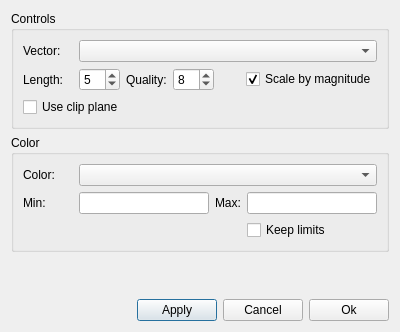
<ui version="4.0" >
 <class>vectorDialog</class>
 <widget class="QDialog" name="vectorDialog" >
  <property name="geometry" >
   <rect>
    <x>0</x>
    <y>0</y>
    <width>397</width>
    <height>332</height>
   </rect>
  </property>
  <property name="windowTitle" >
   <string>Vectors</string>
  </property>
  <property name="windowIcon" >
   <iconset resource="../ElmerGUI.qrc" >:/icons/Mesh3D.png</iconset>
  </property>
  <layout class="QVBoxLayout" >
   <item>
    <widget class="QGroupBox" name="controlsGroup" >
     <property name="title" >
      <string>Controls</string>
     </property>
     <layout class="QVBoxLayout" >
      <item>
       <layout class="QHBoxLayout" >
        <item>
         <widget class="QLabel" name="vectorLabel" >
          <property name="minimumSize" >
           <size>
            <width>50</width>
            <height>0</height>
           </size>
          </property>
          <property name="maximumSize" >
           <size>
            <width>50</width>
            <height>16777215</height>
           </size>
          </property>
          <property name="text" >
           <string>Vector:</string>
          </property>
         </widget>
        </item>
        <item>
         <widget class="QComboBox" name="vectorCombo" >
          <property name="minimumSize" >
           <size>
            <width>280</width>
            <height>0</height>
           </size>
          </property>
          <property name="maximumSize" >
           <size>
            <width>16777215</width>
            <height>24</height>
           </size>
          </property>
         </widget>
        </item>
       </layout>
      </item>
      <item>
       <layout class="QHBoxLayout" >
        <item>
         <widget class="QLabel" name="scaleLabel" >
          <property name="minimumSize" >
           <size>
            <width>50</width>
            <height>0</height>
           </size>
          </property>
          <property name="maximumSize" >
           <size>
            <width>50</width>
            <height>16777215</height>
           </size>
          </property>
          <property name="text" >
           <string>Length:</string>
          </property>
         </widget>
        </item>
        <item>
         <widget class="QSpinBox" name="scaleSpin" >
          <property name="minimum" >
           <number>1</number>
          </property>
          <property name="singleStep" >
           <number>1</number>
          </property>
          <property name="value" >
           <number>5</number>
          </property>
         </widget>
        </item>
        <item>
         <widget class="QLabel" name="qualityLabel" >
          <property name="text" >
           <string>Quality:</string>
          </property>
         </widget>
        </item>
        <item>
         <widget class="QSpinBox" name="qualitySpin" >
          <property name="minimum" >
           <number>2</number>
          </property>
          <property name="value" >
           <number>8</number>
          </property>
         </widget>
        </item>
        <item>
         <spacer>
          <property name="orientation" >
           <enum>Qt::Horizontal</enum>
          </property>
          <property name="sizeHint" >
           <size>
            <width>40</width>
            <height>20</height>
           </size>
          </property>
         </spacer>
        </item>
        <item>
         <widget class="QCheckBox" name="scaleByMagnitude" >
          <property name="text" >
           <string>Scale by magnitude</string>
          </property>
          <property name="checked" >
           <bool>true</bool>
          </property>
         </widget>
        </item>
       </layout>
      </item>
      <item>
       <layout class="QHBoxLayout" >
        <item>
         <widget class="QCheckBox" name="useClip" >
          <property name="text" >
           <string>Use clip plane</string>
          </property>
         </widget>
        </item>
        <item>
         <spacer>
          <property name="orientation" >
           <enum>Qt::Horizontal</enum>
          </property>
          <property name="sizeHint" >
           <size>
            <width>40</width>
            <height>20</height>
           </size>
          </property>
         </spacer>
        </item>
       </layout>
      </item>
     </layout>
    </widget>
   </item>
   <item>
    <widget class="QGroupBox" name="colorGroup" >
     <property name="title" >
      <string>Color</string>
     </property>
     <layout class="QVBoxLayout" >
      <item>
       <layout class="QHBoxLayout" >
        <item>
         <widget class="QLabel" name="lengthLabel" >
          <property name="minimumSize" >
           <size>
            <width>50</width>
            <height>0</height>
           </size>
          </property>
          <property name="maximumSize" >
           <size>
            <width>50</width>
            <height>16777215</height>
           </size>
          </property>
          <property name="text" >
           <string>Color:</string>
          </property>
         </widget>
        </item>
        <item>
         <widget class="QComboBox" name="colorCombo" >
          <property name="minimumSize" >
           <size>
            <width>280</width>
            <height>0</height>
           </size>
          </property>
          <property name="maximumSize" >
           <size>
            <width>16777215</width>
            <height>24</height>
           </size>
          </property>
         </widget>
        </item>
       </layout>
      </item>
      <item>
       <layout class="QGridLayout" >
        <item row="0" column="0" >
         <widget class="QLabel" name="minLabel" >
          <property name="minimumSize" >
           <size>
            <width>50</width>
            <height>0</height>
           </size>
          </property>
          <property name="text" >
           <string>Min:</string>
          </property>
         </widget>
        </item>
        <item row="0" column="1" >
         <widget class="QLineEdit" name="minVal" >
          <property name="maximumSize" >
           <size>
            <width>16777215</width>
            <height>24</height>
           </size>
          </property>
         </widget>
        </item>
        <item row="0" column="2" >
         <widget class="QLabel" name="maxLabel" >
          <property name="text" >
           <string>Max:</string>
          </property>
         </widget>
        </item>
        <item row="0" column="3" >
         <widget class="QLineEdit" name="maxVal" >
          <property name="maximumSize" >
           <size>
            <width>16777215</width>
            <height>24</height>
           </size>
          </property>
         </widget>
        </item>
        <item row="1" column="3" >
         <widget class="QCheckBox" name="keepLimits" >
          <property name="text" >
           <string>Keep limits</string>
          </property>
         </widget>
        </item>
       </layout>
      </item>
     </layout>
    </widget>
   </item>
   <item>
    <spacer>
     <property name="orientation" >
      <enum>Qt::Vertical</enum>
     </property>
     <property name="sizeHint" >
      <size>
       <width>378</width>
       <height>16</height>
      </size>
     </property>
    </spacer>
   </item>
   <item>
    <layout class="QHBoxLayout" >
     <item>
      <spacer>
       <property name="orientation" >
        <enum>Qt::Horizontal</enum>
       </property>
       <property name="sizeHint" >
        <size>
         <width>40</width>
         <height>20</height>
        </size>
       </property>
      </spacer>
     </item>
     <item>
      <widget class="QPushButton" name="applyButton" >
       <property name="text" >
        <string>Apply</string>
       </property>
      </widget>
     </item>
     <item>
      <widget class="QPushButton" name="cancelButton" >
       <property name="text" >
        <string>Cancel</string>
       </property>
       <property name="icon" >
        <iconset resource="../ElmerGUI.qrc" >:/icons/dialog-close.png</iconset>
       </property>
      </widget>
     </item>
     <item>
      <widget class="QPushButton" name="okButton" >
       <property name="text" >
        <string>Ok</string>
       </property>
       <property name="icon" >
        <iconset resource="../ElmerGUI.qrc" >:/icons/dialog-ok-apply.png</iconset>
       </property>
      </widget>
     </item>
    </layout>
   </item>
  </layout>
 </widget>
 <resources>
  <include location="../ElmerGUI.qrc" />
 </resources>
 <connections/>
</ui>
